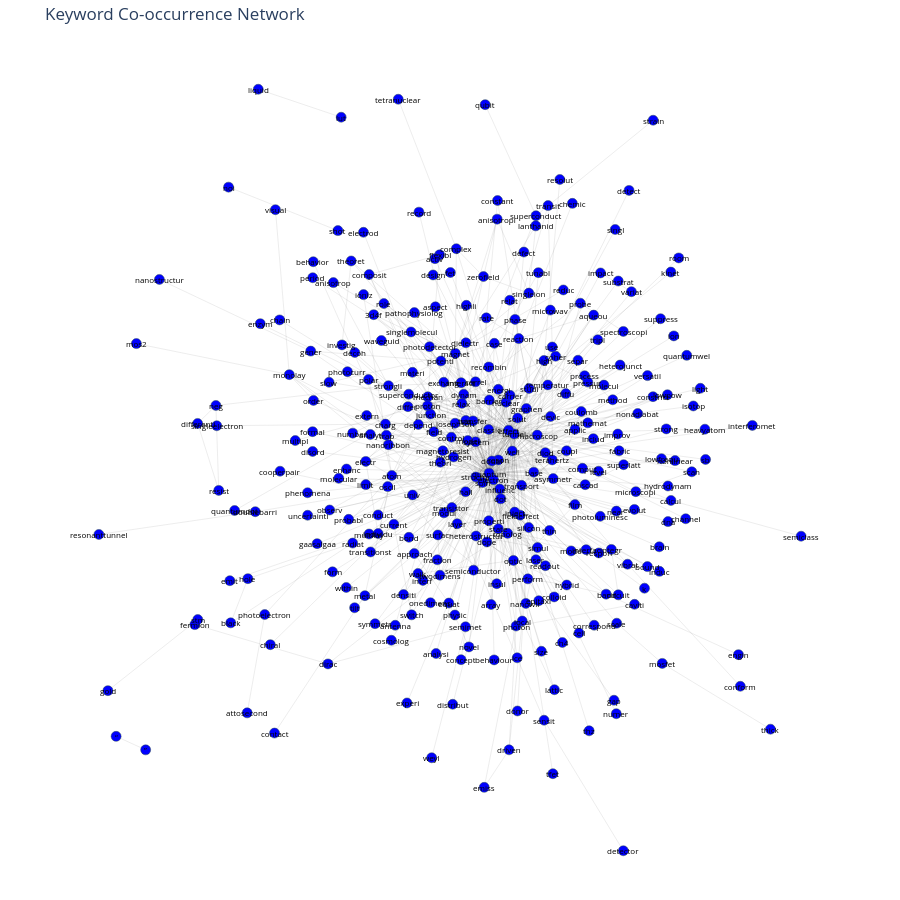

Notebook code cell kept with this figure:
### Code cell
import plotly.graph_objects as go

# Generate positions using the same NetworkX spring layout parameters
pos = nx.spring_layout(G, k=0.15, iterations=20, seed=42)  # Added seed for reproducibility

# Create edge traces with Matplotlib-like styling
edge_traces = []
for edge in G.edges():
    x0, y0 = pos[edge[0]]
    x1, y1 = pos[edge[1]]
    edge_traces.append(
        go.Scatter(
            x=[x0, x1, None], 
            y=[y0, y1, None],
            mode='lines',
            line=dict(width=0.3, color='rgba(50,50,50,0.3)'),  # Matches alpha=0.3
            hoverinfo='none'
        )
    )

# Create node trace with Matplotlib-like styling
node_x = []
node_y = []
for node in G.nodes():
    x, y = pos[node]
    node_x.append(x)
    node_y.append(y)

node_trace = go.Scatter(
    x=node_x, y=node_y,
    mode='markers',
    marker=dict(
        showscale=False,
        color='blue',
        size=10,  # Matches Matplotlib's effective rendered size
        line=dict(width=0.5, color='DarkSlateGrey')
    ),
    hoverinfo='none'
)

# Create label annotations with Matplotlib-like styling
annotations = []
for node in G.nodes():
    x, y = pos[node]
    annotations.append(
        dict(
            x=x,
            y=y,
            xref="x",
            yref="y",
            text=node,
            showarrow=False,
            font=dict(size=8, color='black'),  # Matches font_size=8
            xanchor='center',
            yanchor='middle'
        )
    )

# Create figure with Matplotlib-like dimensions
fig = go.Figure(
    data=edge_traces + [node_trace],
    layout=go.Layout(
        title='Keyword Co-occurrence Network',
        showlegend=False,
        hovermode='closest',
        margin=dict(b=0,l=0,r=0,t=40),
        xaxis=dict(
            showgrid=False, 
            zeroline=False,
            visible=False,
            scaleanchor="y",  # Maintain aspect ratio
            scaleratio=1
        ),
        yaxis=dict(
            showgrid=False,
            zeroline=False,
            visible=False
        ),
        annotations=annotations,
        width=900,  # Matches 12" figure size at 75 DPI
        height=900,
        plot_bgcolor='white'  # Matplotlib-like white background
    )
)

fig.show()
